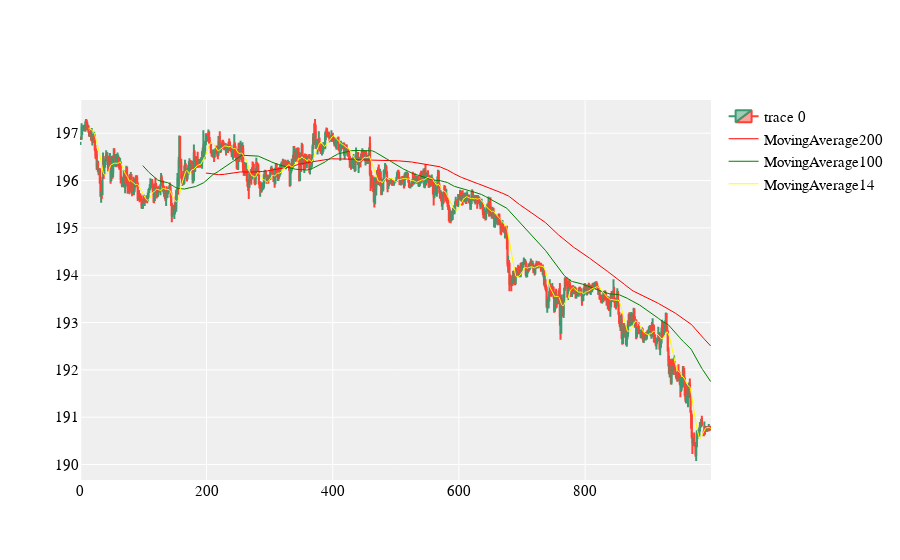

The cell this chart's notebook holds for it:
### Code cell
data  = data[0:1000]
# moving average 200
MA200 = data['close'].rolling(window =200).mean()
# moving average 100
MA100 = data['close'].rolling(window =100).mean()
# moving average 14
MA14 = data['close'].rolling(window =14).mean()

fig = go.Figure(data=[go.Candlestick(x=data.index,
                open=data['open'],
                high=data['high'],
                low=data['low'],
                close=data['close'])])

# fig.layout = dict(xaxis=dict(type="category"))
fig.add_trace(go.Scatter(x=data.index, y= MA200, mode='lines', line=dict(width = 1),marker_color = 'red',
                        showlegend=True, name = 'MovingAverage200'))

fig.add_trace(go.Scatter(x=data.index, y= MA100, mode='lines', line=dict(width = 1),marker_color = 'green', 
                        showlegend=True, name = 'MovingAverage100'))

fig.add_trace(go.Scatter(x=data.index, y= MA14,mode='lines', line=dict(width = 1),marker_color = 'yellow',
                        showlegend=True, name = 'MovingAverage14'))

layout = go.Layout(
    plot_bgcolor='#efefef',
    # Font Families
    font_family='Monospace',
    font_color='#000000',
    font_size=15,
    xaxis=dict(
        rangeslider=dict(
            visible=False
        )
    )
)
fig.update_layout(layout)

fig.show()

### Figure 1 — Plotly figure (JSON) as saved in the notebook; plotly's stock layout.template omitted (floating-point values rounded to 4 significant figures; data arrays with more than 128 entries replaced by an {"elided": "..."} marker saying what was removed)
{"data": [{"close": {"elided": "1000 float values"}, "high": {"elided": "1000 float values"}, "low": {"elided": "1000 float values"}, "open": {"elided": "1000 float values"}, "type": "candlestick", "x": {"elided": "1000 int values"}}, {"line": {"width": 1}, "marker": {"color": "red"}, "mode": "lines", "name": "MovingAverage200", "showlegend": true, "type": "scatter", "x": {"elided": "1000 int values"}, "y": {"elided": "1000 float values"}}, {"line": {"width": 1}, "marker": {"color": "green"}, "mode": "lines", "name": "MovingAverage100", "showlegend": true, "type": "scatter", "x": {"elided": "1000 int values"}, "y": {"elided": "1000 float values"}}, {"line": {"width": 1}, "marker": {"color": "yellow"}, "mode": "lines", "name": "MovingAverage14", "showlegend": true, "type": "scatter", "x": {"elided": "1000 int values"}, "y": {"elided": "1000 float values"}}], "layout": {"font": {"color": "#000000", "family": "Monospace", "size": 15}, "plot_bgcolor": "#efefef", "xaxis": {"rangeslider": {"visible": false}}}}
